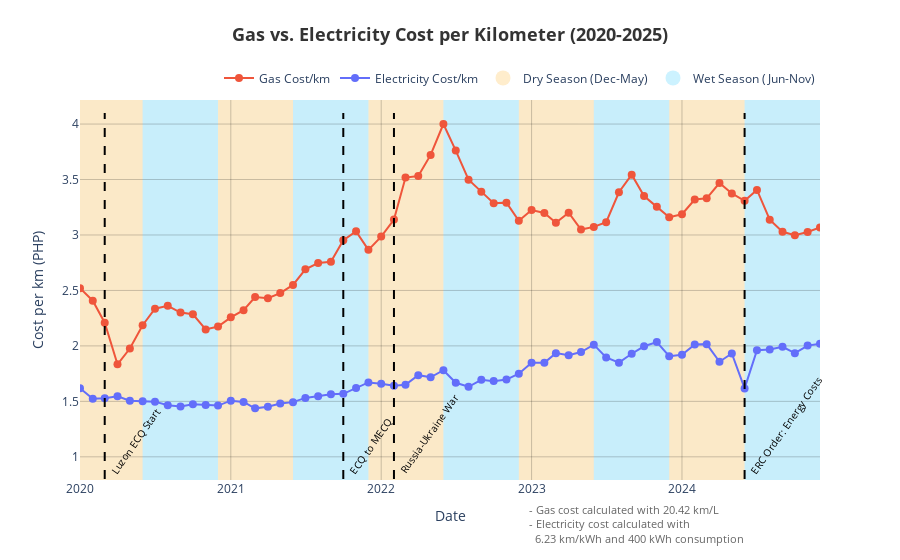

Notebook code cell kept with this figure:
### Code cell
plot_comparison_dataframe(20.42, 6.23, 400)
